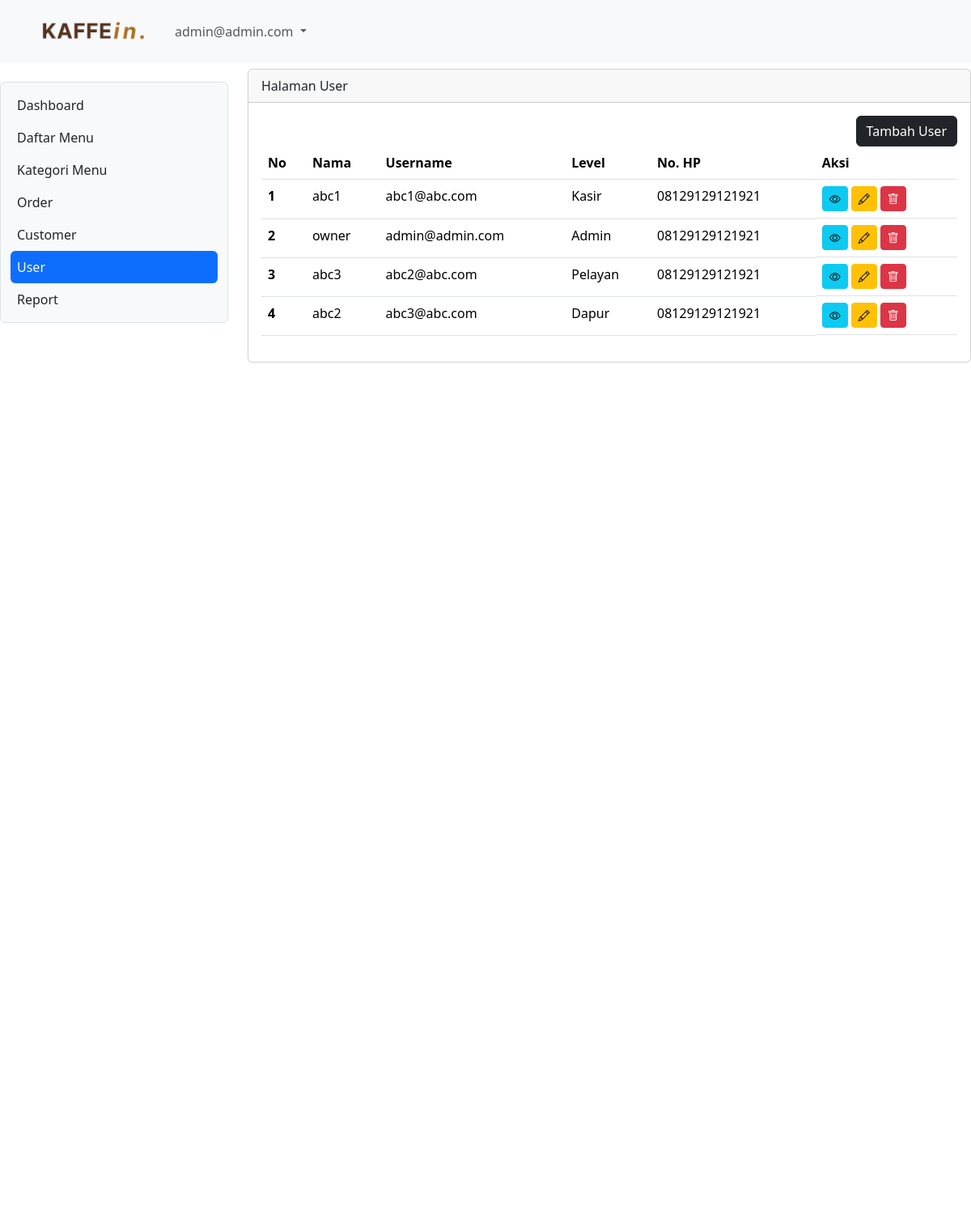
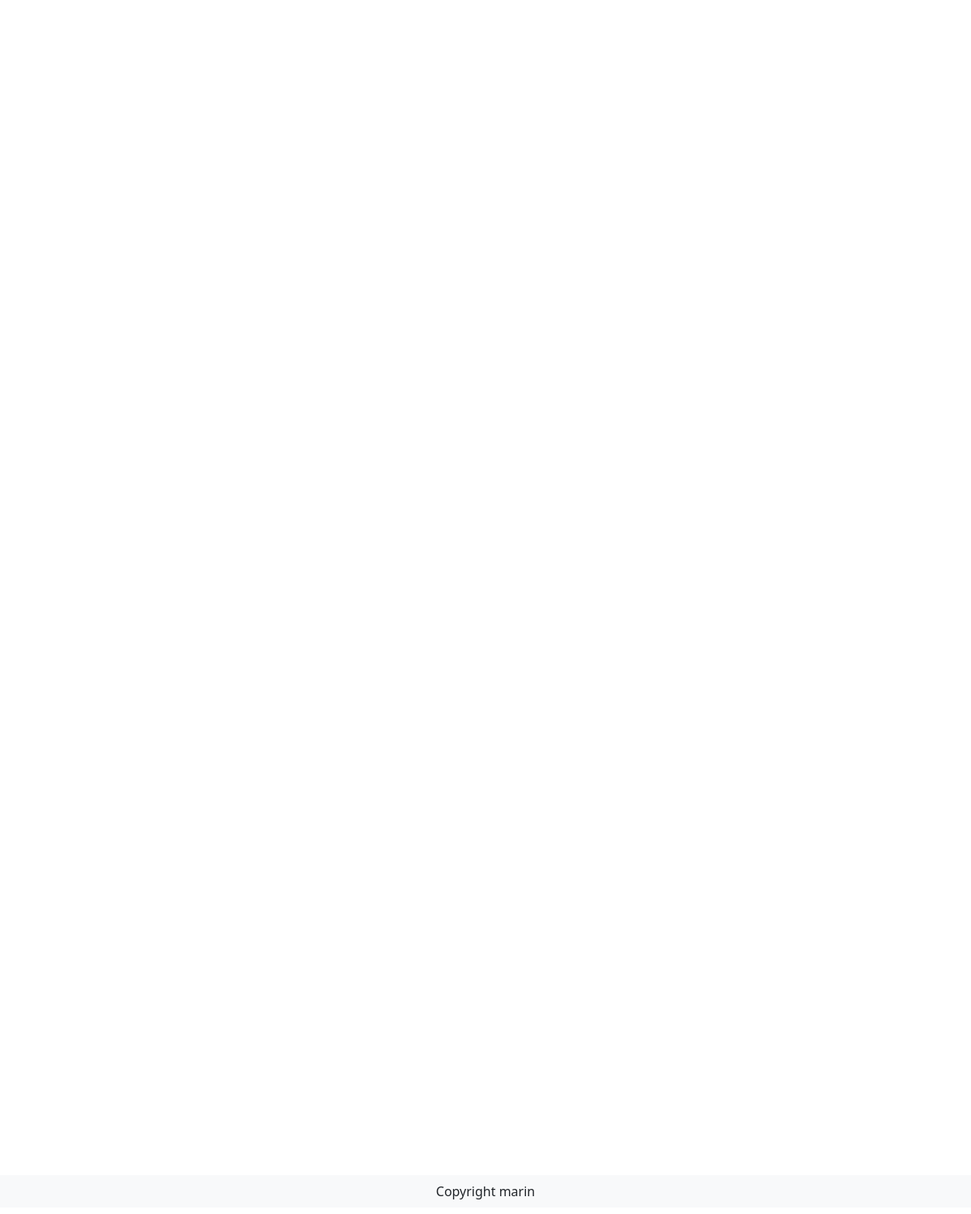
The page /user (signed in) on the database its author committed (2 pictures, top to bottom).
### tables this page shows
CREATE TABLE `tb_user` (
  `id` int(11) NOT NULL,
  `nama` varchar(200) DEFAULT NULL,
  `username` varchar(200) DEFAULT NULL,
  `password` varchar(200) DEFAULT NULL,
  `level` int(1) DEFAULT NULL,
  `nohp` varchar(15) DEFAULT NULL,
  `alamat` varchar(300) DEFAULT NULL
);

### user.php (the view, shortened to what this page needs)
<link href="https://cdn.jsdelivr.net/npm/bootstrap@5.3.3/dist/css/bootstrap.min.css" rel="stylesheet">
<link href="https://cdn.jsdelivr.net/npm/bootstrap-icons@1.10.5/font/bootstrap-icons.css" rel="stylesheet">
<?php
include "proses/connect.php";
$query = mysqli_query($conn, "SELECT * FROM tb_user");
while ($record = mysqli_fetch_array($query)) {
    $result[] = $record;
}
?>
<div class="col-lg-9 mt-2">
    <div class="card">
        <div class="card-header">
            Halaman User
        </div>
        <div class="card-body">
            <div class="row">
                <div class="col d-flex justify-content-end">
                    <button type="button" class="btn btn-dark" data-bs-toggle="modal"
                        data-bs-target="#ModalTambahUser">Tambah User</button>
                </div>
            </div>
            <?php
            if (empty($result)) {
                echo  "Data user tidak ada";
            } else {
            ?>
                <div class="table-responsive">
                    <table class="table table-hover">
                        <thead>
                            <tr>
                                <th scope="col">No</th>
                                <th scope="col">Nama</th>
                                <th scope="col">Username</th>
                                <th scope="col">Level</th>
                                <th scope="col">No. HP</th>
                                <th scope="col">Aksi</th>
                            </tr>
                        </thead>
                        <tbody>
                        <?php
                    }
                    $no = 1;
                    foreach ($result as $row) {
                        ?>
                            <tr>
                                <th scope="row"><?php echo $no++; ?></th>
                                <td><?php echo $row['nama']; ?></td>
                                <td><?php echo $row['username']; ?></td>
                                <td><?php
                                    if ($row['level'] == 1) {
                                        echo "Admin";
                                    } elseif ($row['level'] == 2) {
                                        echo "Kasir";
                                    } elseif ($row['level'] == 3) {
                                        echo "Pelayan";
                                    } elseif ($row['level'] == 4) {
                                        echo "Dapur";
                                    }
                                    ?></td>
                                <td><?php echo $row['nohp']; ?></td>
                                <td class="d-flex">
                                    <button class="btn btn-info btn-sm me-1" data-bs-toggle="modal"
                                        data-bs-target="#ModalView<?php echo $row['id']; ?>">
                                        <i class="bi bi-eye"></i>
                                    </button>
                                    <button class="btn btn-warning btn-sm me-1" data-bs-toggle="modal"
                                        data-bs-target="#ModalEdit<?php echo $row['id']; ?>">
                                        <i class="bi bi-pencil"></i>
                                    </button>
                                    <button class="btn btn-danger btn-sm me-1" data-bs-toggle="modal"
                                        data-bs-target="#ModalDelete<?php echo $row['id']; ?>">
                                        <i class="bi bi-trash"></i>
                                    </button>
                                </td>
                            </tr>
                        <?php
                    }
                        ?>
                        </tbody>
                    </table>
                </div>
        </div>
    </div>
</div>
</body>
</html>

### header.php (shortened to what this page needs)
<nav class="navbar navbar-expand bg-body-tertiary sticky-top">
  <div class="container-lg">
    <img class="navbar-brand" src="kefein.png" width="150px" href="#"></img>
    <div class="collapse navbar-collapse justify-content-end" id="navbarSupportedContent">
      <ul class="navbar-nav me-auto mb-2 mb-lg-0">
        <li class="nav-item dropdown">
          <a class="nav-link dropdown-toggle nav-menu-end" href="#" role="button" data-bs-toggle="dropdown" aria-expanded="false">
            <?php echo $hasil['username']; ?>
          </a>
        </li>
      </ul>
    </div>
  </div>
</nav>

### rows shown on the page
tb_user: username "admin@admin.com", nama "owner", level "Admin", nohp "08129129121921"
tb_user: nama "abc1", username "abc1@abc.com", level "Kasir", nohp "08129129121921"
tb_user: nama "abc3", username "abc2@abc.com", level "Pelayan", nohp "08129129121921"
tb_user: nama "abc2", username "abc3@abc.com", level "Dapur", nohp "08129129121921"
